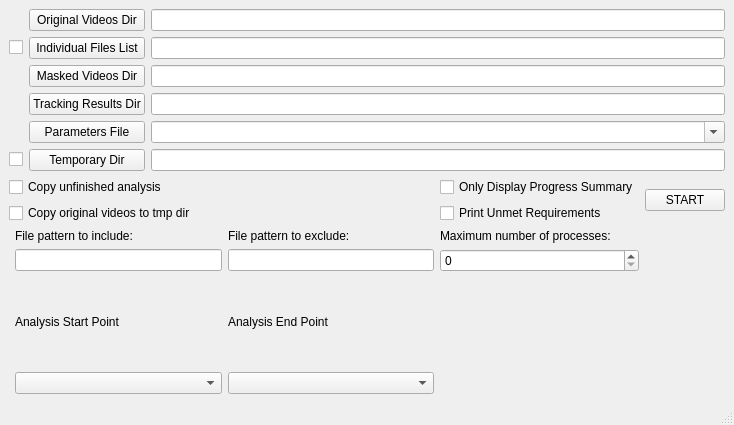
<?xml version="1.0" encoding="UTF-8"?>
<ui version="4.0">
 <class>BatchProcessing</class>
 <widget class="QMainWindow" name="BatchProcessing">
  <property name="geometry">
   <rect>
    <x>0</x>
    <y>0</y>
    <width>734</width>
    <height>425</height>
   </rect>
  </property>
  <property name="windowTitle">
   <string>Batch Processing</string>
  </property>
  <widget class="QWidget" name="centralwidget">
   <layout class="QVBoxLayout" name="verticalLayout_2">
    <item>
     <layout class="QVBoxLayout" name="verticalLayout">
      <item>
       <layout class="QGridLayout" name="gridLayout_2">
        <item row="0" column="2">
         <widget class="QLineEdit" name="p_video_dir_root"/>
        </item>
        <item row="0" column="1">
         <widget class="QPushButton" name="pushButton_videosDir">
          <property name="text">
           <string>Original Videos Dir</string>
          </property>
         </widget>
        </item>
        <item row="5" column="2">
         <widget class="QLineEdit" name="p_tmp_dir_root"/>
        </item>
        <item row="1" column="2">
         <widget class="QLineEdit" name="p_videos_list">
          <property name="enabled">
           <bool>true</bool>
          </property>
         </widget>
        </item>
        <item row="2" column="2">
         <widget class="QLineEdit" name="p_mask_dir_root"/>
        </item>
        <item row="5" column="1">
         <widget class="QPushButton" name="pushButton_tmpDir">
          <property name="text">
           <string>Temporary Dir</string>
          </property>
         </widget>
        </item>
        <item row="1" column="1">
         <widget class="QPushButton" name="pushButton_txtFileList">
          <property name="enabled">
           <bool>true</bool>
          </property>
          <property name="text">
           <string>Individual Files List</string>
          </property>
         </widget>
        </item>
        <item row="2" column="1">
         <widget class="QPushButton" name="pushButton_masksDir">
          <property name="text">
           <string>Masked Videos Dir</string>
          </property>
         </widget>
        </item>
        <item row="3" column="2">
         <widget class="QLineEdit" name="p_results_dir_root"/>
        </item>
        <item row="4" column="1">
         <widget class="QPushButton" name="pushButton_paramFile">
          <property name="text">
           <string>Parameters File</string>
          </property>
         </widget>
        </item>
        <item row="3" column="1">
         <widget class="QPushButton" name="pushButton_resultsDir">
          <property name="text">
           <string>Tracking Results Dir</string>
          </property>
         </widget>
        </item>
        <item row="1" column="0">
         <widget class="QCheckBox" name="checkBox_txtFileList">
          <property name="sizePolicy">
           <sizepolicy hsizetype="Maximum" vsizetype="Fixed">
            <horstretch>0</horstretch>
            <verstretch>0</verstretch>
           </sizepolicy>
          </property>
          <property name="text">
           <string/>
          </property>
         </widget>
        </item>
        <item row="5" column="0">
         <widget class="QCheckBox" name="checkBox_tmpDir">
          <property name="sizePolicy">
           <sizepolicy hsizetype="Maximum" vsizetype="Fixed">
            <horstretch>0</horstretch>
            <verstretch>0</verstretch>
           </sizepolicy>
          </property>
          <property name="text">
           <string/>
          </property>
         </widget>
        </item>
        <item row="4" column="2">
         <widget class="QComboBox" name="p_json_file">
          <property name="editable">
           <bool>true</bool>
          </property>
         </widget>
        </item>
       </layout>
      </item>
     </layout>
    </item>
    <item>
     <layout class="QHBoxLayout" name="horizontalLayout_2">
      <item>
       <layout class="QGridLayout" name="gridLayout_3">
        <item row="4" column="1">
         <widget class="QLabel" name="label">
          <property name="text">
           <string>Analysis Start Point</string>
          </property>
         </widget>
        </item>
        <item row="0" column="4" rowspan="2">
         <widget class="QPushButton" name="pushButton_start">
          <property name="text">
           <string>START</string>
          </property>
         </widget>
        </item>
        <item row="2" column="3">
         <widget class="QLabel" name="label_numMaxProc">
          <property name="sizePolicy">
           <sizepolicy hsizetype="Preferred" vsizetype="Maximum">
            <horstretch>0</horstretch>
            <verstretch>0</verstretch>
           </sizepolicy>
          </property>
          <property name="text">
           <string>Maximum number of processes:</string>
          </property>
         </widget>
        </item>
        <item row="0" column="0" colspan="2">
         <widget class="QCheckBox" name="p_copy_unfinished">
          <property name="text">
           <string>Copy unfinished analysis</string>
          </property>
         </widget>
        </item>
        <item row="3" column="3">
         <widget class="QSpinBox" name="p_max_num_process"/>
        </item>
        <item row="3" column="2">
         <widget class="QLineEdit" name="p_pattern_exclude"/>
        </item>
        <item row="3" column="1">
         <widget class="QLineEdit" name="p_pattern_include"/>
        </item>
        <item row="2" column="1">
         <widget class="QLabel" name="label_patternIn">
          <property name="sizePolicy">
           <sizepolicy hsizetype="Preferred" vsizetype="Maximum">
            <horstretch>0</horstretch>
            <verstretch>0</verstretch>
           </sizepolicy>
          </property>
          <property name="text">
           <string>File pattern to include:</string>
          </property>
         </widget>
        </item>
        <item row="2" column="2">
         <widget class="QLabel" name="label_patternExc">
          <property name="sizePolicy">
           <sizepolicy hsizetype="Preferred" vsizetype="Maximum">
            <horstretch>0</horstretch>
            <verstretch>0</verstretch>
           </sizepolicy>
          </property>
          <property name="text">
           <string>File pattern to exclude:</string>
          </property>
         </widget>
        </item>
        <item row="1" column="0" colspan="2">
         <widget class="QCheckBox" name="p_is_copy_video">
          <property name="text">
           <string>Copy original videos to tmp dir</string>
          </property>
         </widget>
        </item>
        <item row="5" column="1">
         <widget class="QComboBox" name="p_force_start_point"/>
        </item>
        <item row="4" column="2">
         <widget class="QLabel" name="label_2">
          <property name="text">
           <string>Analysis End Point</string>
          </property>
         </widget>
        </item>
        <item row="5" column="2">
         <widget class="QComboBox" name="p_end_point"/>
        </item>
        <item row="0" column="3">
         <widget class="QCheckBox" name="p_only_summary">
          <property name="text">
           <string>Only Display Progress Summary</string>
          </property>
         </widget>
        </item>
        <item row="1" column="3">
         <widget class="QCheckBox" name="p_unmet_requirements">
          <property name="text">
           <string>Print Unmet Requirements</string>
          </property>
         </widget>
        </item>
       </layout>
      </item>
     </layout>
    </item>
   </layout>
  </widget>
  <widget class="QMenuBar" name="menubar">
   <property name="geometry">
    <rect>
     <x>0</x>
     <y>0</y>
     <width>734</width>
     <height>22</height>
    </rect>
   </property>
  </widget>
  <widget class="QStatusBar" name="statusbar"/>
 </widget>
 <resources/>
 <connections/>
</ui>
